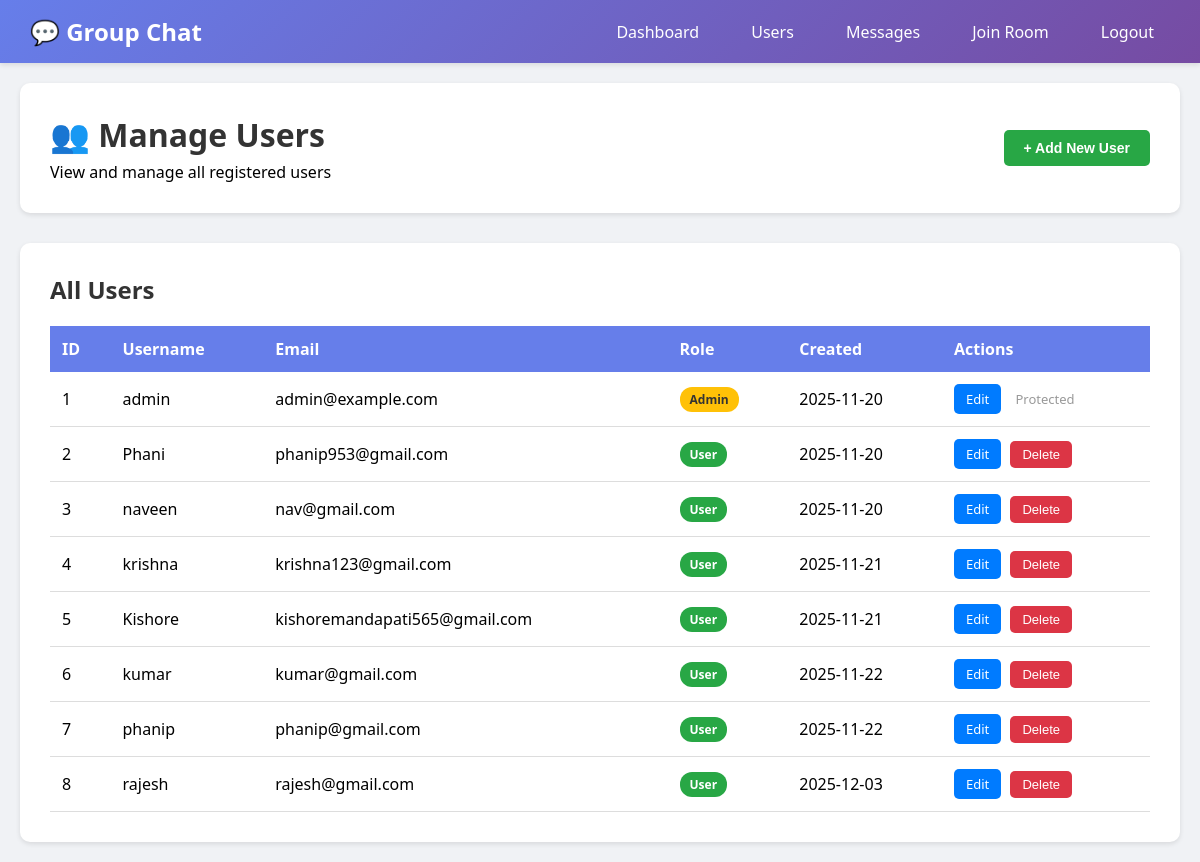
The app's page /admin/users (signed in) with its own data.
### app.py (models this page shows, shortened)
class User(UserMixin, db.Model):
    id = db.Column(db.Integer, primary_key=True)
    username = db.Column(db.String(80), unique=True, nullable=False)
    email = db.Column(db.String(120), unique=True, nullable=False)
    password_hash = db.Column(db.String(200), nullable=False)
    role = db.Column(db.String(20), default='user')
    created_at = db.Column(db.DateTime, default=datetime.utcnow)

### app.py (the view)
@app.route('/admin/users')
@login_required
def admin_users():
    if current_user.role != 'admin':
        flash('Access denied', 'danger')
        return redirect(url_for('join_room_page'))
    users = User.query.all()
    return render_template('admin_users.html', users=users)

### app.py (called while the page is built)
@login_manager.user_loader
def load_user(user_id):
    return User.query.get(int(user_id))

### templates/admin_users.html (shortened to what this page needs)
{% extends 'base.html' %}
{% block content %}
<div class="users-header">
    <div>
        <h1>👥 Manage Users</h1>
        <p>View and manage all registered users</p>
    </div>
    <button class="btn-add" onclick="toggleAddForm()">+ Add New User</button>
</div>
<div class="users-table">
    <h2 style="margin-bottom: 20px; color: #333;">All Users</h2>
    {% if users %}
    <table>
        <thead>
            <tr>
                <th>ID</th>
                <th>Username</th>
                <th>Email</th>
                <th>Role</th>
                <th>Created</th>
                <th>Actions</th>
            </tr>
        </thead>
        <tbody>
            {% for user in users %}
            <tr>
                <td>{{ user.id }}</td>
                <td>{{ user.username }}</td>
                <td>{{ user.email }}</td>
                <td>
                    {% if user.role == 'admin' %}
                        <span class="badge badge-admin">Admin</span>
                    {% else %}
                        <span class="badge badge-user">User</span>
                    {% endif %}
                </td>
                <td>{{ user.created_at.strftime('%Y-%m-%d') }}</td>
                <td>
                    <a href="{{ url_for('admin_edit_user', user_id=user.id) }}" class="btn-edit">Edit</a>
                    {% if user.email != 'admin@example.com' %}
                    <form method="POST" action="{{ url_for('admin_delete_user', user_id=user.id) }}" style="display: inline;">
                        <button type="submit" class="btn-delete" onclick="return confirm('Delete this user?')">Delete</button>
                    </form>
                    {% else %}
                    <span style="color: #999; font-size: 13px; margin-left: 5px;">Protected</span>
                    {% endif %}
                </td>
            </tr>
            {% endfor %}
        </tbody>
    </table>
    {% else %}
    <p style="color: #666;">No users found.</p>
    {% endif %}
</div>
{% endblock %}

### templates/base.html (style rules this page uses)
* { margin: 0; padding: 0; box-sizing: border-box; }
body { font-family: 'Segoe UI', Tahoma, Geneva, Verdana, sans-serif; background: #f0f2f5; min-height: 100vh; }

### templates/admin_users.html (style rules this page uses)
.users-header { background: white; padding: 30px; border-radius: 10px; box-shadow: 0 2px 5px rgba(0,0,0,0.1); margin-bottom: 30px; display: flex; justify-content: space-between; align-items: center; }
.users-header h1 { color: #333; margin-bottom: 5px; }
.btn-add { background: #28a745; color: white; border: none; padding: 10px 20px; border-radius: 5px; cursor: pointer; font-size: 14px; font-weight: 600; transition: background 0.3s; }
.users-table { background: white; padding: 30px; border-radius: 10px; box-shadow: 0 2px 5px rgba(0,0,0,0.1); overflow-x: auto; }
table { width: 100%; border-collapse: collapse; }
th { background: #667eea; color: white; padding: 12px; text-align: left; font-weight: 600; }
td { padding: 12px; border-bottom: 1px solid #ddd; }
.badge { display: inline-block; padding: 4px 10px; border-radius: 12px; font-size: 12px; font-weight: 600; }
.badge-admin { background: #ffc107; color: #333; }
.badge-user { background: #28a745; color: white; }
.btn-edit { background: #007bff; color: white; border: none; padding: 6px 12px; border-radius: 5px; cursor: pointer; font-size: 13px; margin-right: 5px; text-decoration: none; display: inline-block; }
.btn-delete { background: #dc3545; color: white; border: none; padding: 6px 12px; border-radius: 5px; cursor: pointer; font-size: 13px; }

### records on screen
User: id "1", username "admin", email "admin@example.com", role "Admin", created_at "2025-11-20", shows "Protected"
User: id "2", username "Phani", email "phanip953@gmail.com", role "User", created_at "2025-11-20"
User: id "3", username "naveen", email "nav@gmail.com", role "User", created_at "2025-11-20"
User: id "4", username "krishna", email "krishna123@gmail.com", role "User", created_at "2025-11-21"
User: id "5", username "Kishore", email "kishoremandapati565@gmail.com", role "User", created_at "2025-11-21"
User: id "6", username "kumar", email "kumar@gmail.com", role "User", created_at "2025-11-22"
User: id "7", username "phanip", email "phanip@gmail.com", role "User", created_at "2025-11-22"
User: id "8", username "rajesh", email "rajesh@gmail.com", role "User", created_at "2025-12-03"
